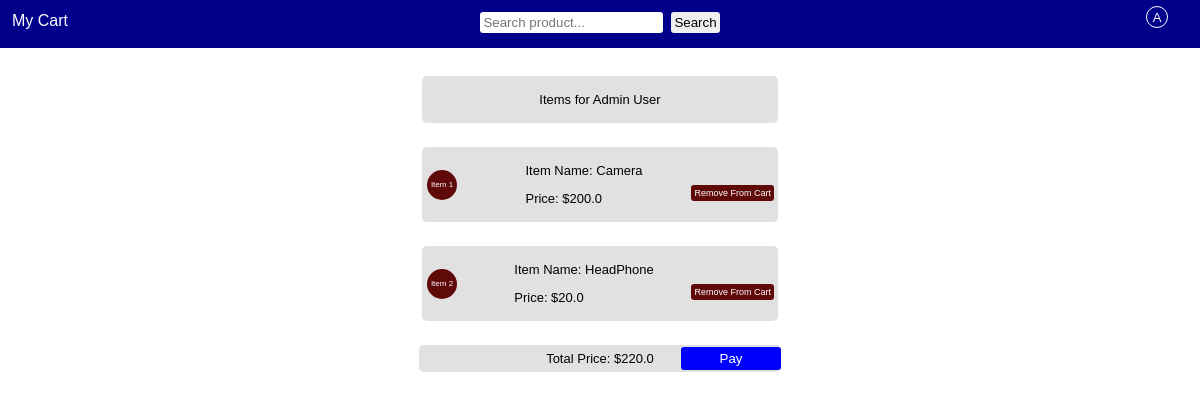
/view/cart/items (signed in), run on an earlier commit of the app's database.
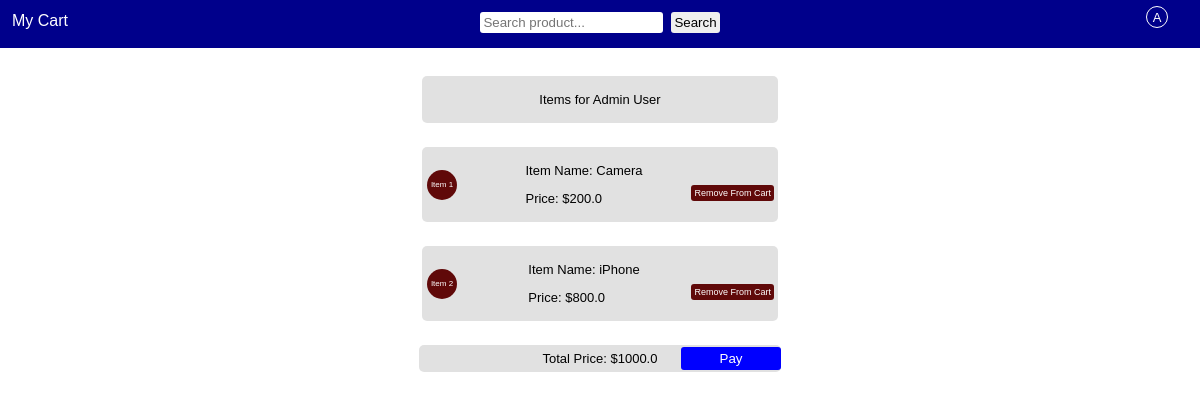
And on a later commit of the database.
### tables this page shows
CREATE TABLE cart_item(
        id integer primary key autoincrement,
        user_id integer,
        item_name text not null,
        item_price real not null,
        added_date timestamp defaul current_timestamp,
        added_at timestamp default current_timestamp,
        foreign key(user_id) references users(id)

        );

### app.py (the view)
@app.route("/view/cart/items/")
@app.route("/view/cart/items")
def view_items():
    if "user_id" in session:
        conn = get_database()
        cursor = conn.cursor()
        current_email = session.get('user_email')
        current_id = session.get('user_id')
        user = cursor.execute("select * from users where email=?", (current_email,)).fetchone()
        user_in_cart = cursor.execute("select 1 from cart_item where user_id =?", (current_id,))
        if user_in_cart:
            view_items = cursor.execute("select * from cart_item where user_id =?", (current_id,)).fetchall()
            row=cursor.execute("select sum(item_price) as total_price from cart_item where user_id=?", (current_id,)).fetchone()
            if row:
                totalPrice =row[0]
            else:
                totalPrice = 0
            conn.commit()
            headMessage=f"My Cart"
            return render_template("home.html", logged_in=True, view_items=view_items, user=user, totalPrice=totalPrice, headMessage=headMessage)
        return render_template("home.html", logged_in=True, user=user)
    return redirect(url_for("login"))

### app.py (called while the page is built)
def get_database():
    conn = sqlite3.connect("app.db")
    conn.row_factory = sqlite3.Row
    conn.execute("PRAGMA foreign_keys = ON;")
    return conn

### templates/home.html (shortened to what this page needs)
<!DOCTYPE html>
<html lang="en">
<head>
    <link rel="stylesheet" href="{{url_for('static', filename='style.css')}}">
    <link rel="stylesheet" href="https://cdnjs.cloudflare.com/ajax/libs/font-awesome/7.0.0/css/all.min.css">
</head>
<body>
    <section class="header">
        {% if logged_in %}
        <div class="welcome">
            {{headMessage}}
        </div>
        {% endif %}
        <form action="{{url_for('search_product')}}" method="post">
            <input type="search" name="product_name" id="" required placeholder="Search product...">
            <button>Search</button>
        </form>
        <div class="nav">
            <div class="profile">
                {% if logged_in %}
                <div class="circle" id="circle" style=" border: 1px solid white;">
                    <p>{{user['fname'][0].upper()}}</p>
                </div>
                {% else%}
                <div class="circle" id="circle">
                    <i class="fas fa-bars"></i>
                </div>
                {% endif %}
            </div>
        </div>
    </section>
    {% if search %}
    <section class="productsSection" id="home">
        {% for product in search %}
        <div class="productCard" id="product{{product['id']}}">
            <h1>{{product['name']}}</h1>
            <div class="productFlex">
                <div class="productImg"><img src="{{url_for('static', filename='products/' ~ product['image'] )}}"
                        alt="Product_pic.png" id="phone{{product['id']}}">
                </div>
                <div class="productDetail">
                    <p>{{product['detail']}}</p>
                    <span>Worth ${{product['price']}}</span>
                    {% if logged_in %}
                    <form action="{{url_for('view_product')}}" method="post">
                        <input type="hidden" name="product_image" value="{{product['image']}}">
                        <input type="hidden" name="product_name" value="{{product['name']}}">
                        <input type="hidden" name="product_detail" value="{{product['detail']}}">
                        <input type="hidden" name="product_price" value="{{product['price']}}">
                        <button>View</button>
                    </form>
                    {% else %}
                    <a href="/login">
                        <button style="width: 60px; font-size: 8px;">Login to view</button>
                    </a>
                    {% endif %}
                </div>
            </div>
            {% if logged_in %}
            <div class="addCart">
                <form action="{{url_for('add_to_cart')}}" method="post">
                    <input type="hidden" name="product_name" value="{{product['name']}}">
                    <input type="hidden" name="product_price" value="{{product['price']}}">
                    <button>+</button>
                </form>
            </div>
            {% endif %}
        </div>
        {% endfor %}
    </section>
    {% else %}
    <section class="productsSection">
    </section>
    {% endif %}
    {% if view_items %}
    <section class="view_items">
        <div class="itemBox">
            <div class="itemDetail">
                <p>Items for {{user['fname']}} {{user['lname']}}</p>
            </div>
        </div>
        {% for item in view_items %}
        <div class="itemBox">
            <div class="index">Item {{loop.index}}</div>
            <div class="itemDetail">
                <p>Item Name: {{item['item_name']}}</p>
                <p>Price: ${{item['item_price']}}</p>
            </div>
            <form action="{{url_for('remove_from_cart')}}" method="post">
                <button>Remove From Cart</button>
            </form>
        </div>
        {% endfor %}
        <div class="totalPrice">
            Total Price: ${{totalPrice}}
            <form action="" method="post">
                <button>Pay</button>
            </form>
        </div>
    </section>
    {% else %}
    <section class="view_items">{{emptyCart}}</section>
    {% endif %}
</body>
</html>

What changed in the data, as far as the page shows it:
removed cart_item: item_name "HeadPhone", item_price "20.0"
added cart_item: item_name "iPhone", item_price "800.0"
Also different on the page:
{{ totalPrice }}: "220.0" → "1000.0"
